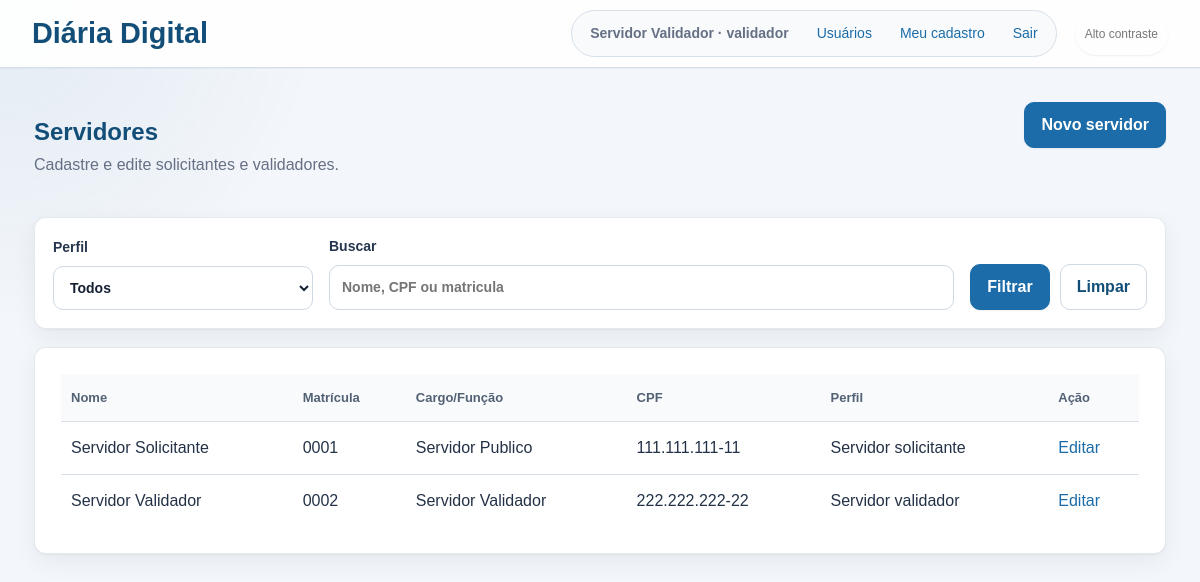
Page /usuarios (signed in) on the earlier database version.
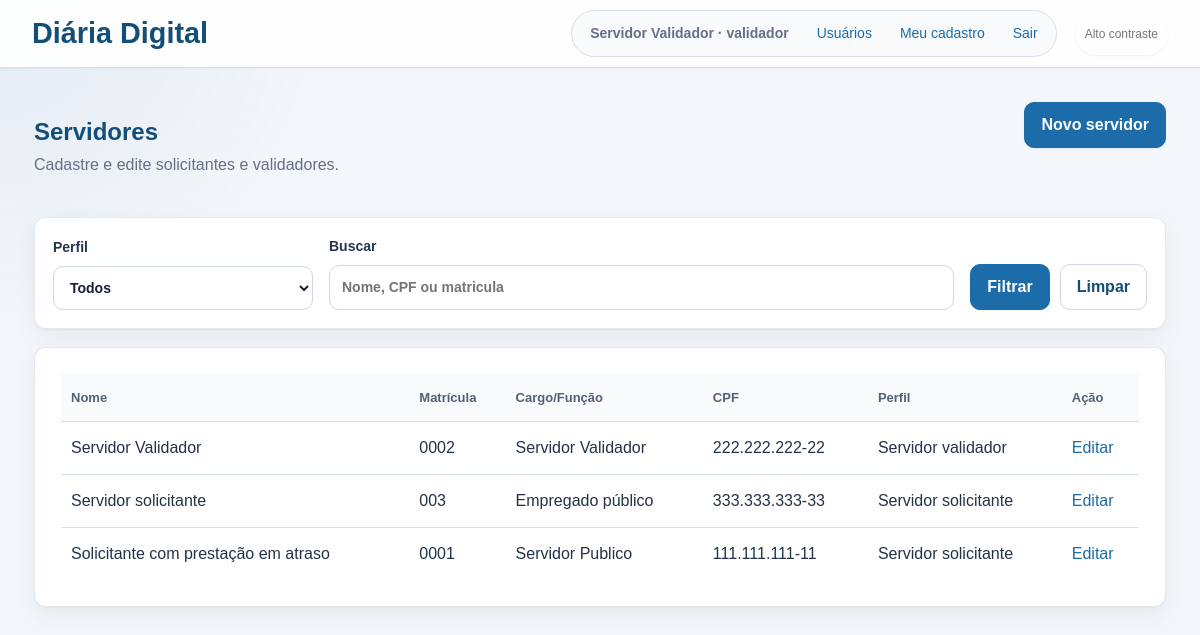
Same page on the later database version.
### tables this page shows
CREATE TABLE users (
                id INTEGER PRIMARY KEY AUTOINCREMENT,
                name TEXT NOT NULL,
                email TEXT NOT NULL UNIQUE,
                password_hash TEXT NOT NULL,
                role TEXT NOT NULL CHECK(role IN ('solicitante', 'validador'))
            , daily_group TEXT, registration TEXT, public_position TEXT, cpf TEXT);

### app.py (the view)
@app.route("/usuarios")
@role_required("validador")
def users_list():
    search = request.args.get("q", "").strip()
    role_filter = request.args.get("role", "")
    filters = []
    params = []
    if role_filter:
        filters.append("role = ?")
        params.append(role_filter)
    if search:
        normalized_search = normalize_cpf(search)
        filters.append("(name LIKE ? OR registration LIKE ? OR cpf LIKE ?)")
        params.extend([f"%{search}%", f"%{search}%", f"%{normalized_search or search}%"])
    where_clause = f"WHERE {' AND '.join(filters)}" if filters else ""
    with get_db() as db:
        users = db.execute(
            f"SELECT * FROM users {where_clause} ORDER BY name",
            params,
        ).fetchall()
    return render_template(
        "users_list.html",
        users=users,
        search=search,
        selected_role=role_filter,
    )

### app.py (called while the page is built)
def normalize_cpf(cpf):
    return "".join(ch for ch in (cpf or "") if ch.isdigit())

def format_cpf(cpf):
    digits = normalize_cpf(cpf)
    if len(digits) != 11:
        return cpf or ""
    return f"{digits[:3]}.{digits[3:6]}.{digits[6:9]}-{digits[9:]}"

def get_db():
    conn = sqlite3.connect(DATABASE)
    conn.row_factory = sqlite3.Row
    return conn

def current_user():
    if "user_id" not in session:
        return None
    with get_db() as db:
        return db.execute("SELECT * FROM users WHERE id = ?", (session["user_id"],)).fetchone()

@app.template_filter("cpf_br")
def cpf_br_filter(value):
    return format_cpf(value)

@app.context_processor
def inject_user():
    return {
        "current_user": current_user(),
        "daily_groups": DAILY_GROUPS,
        "daily_ranges": DAILY_RANGES,
        "status_labels": STATUS_LABELS,
        "role_labels": ROLE_LABELS,
    }

### templates/users_list.html (shortened to what this page needs)
{% extends "base.html" %}
{% block content %}
<div class="page-heading">
    <div>
        <h1>Servidores</h1>
        <p class="muted">Cadastre e edite solicitantes e validadores.</p>
    </div>
    <a class="button" href="{{ url_for('new_user') }}">Novo servidor</a>
</div>
<form method="get" class="filter-bar">
    <label>
        Perfil
        <select name="role">
            <option value="">Todos</option>
        </select>
    </label>
    <label>
        Buscar
        <input type="search" name="q" value="{{ search }}" placeholder="Nome, CPF ou matricula">
    </label>
    <div class="filter-actions">
        <button type="submit">Filtrar</button>
        <a class="button secondary" href="{{ url_for('users_list') }}">Limpar</a>
    </div>
</form>
<section class="table-card">
    <table>
        <thead>
            <tr>
                <th>Nome</th>
                <th>Matrícula</th>
                <th>Cargo/Função</th>
                <th>CPF</th>
                <th>Perfil</th>
                <th>Ação</th>
            </tr>
        </thead>
        <tbody>
            {% for item in users %}
                <tr>
                    <td>{{ item["name"] }}</td>
                    <td>{{ item["registration"] or "-" }}</td>
                    <td>{{ item["public_position"] or "-" }}</td>
                    <td>{{ item["cpf"]|cpf_br if item["cpf"] else "-" }}</td>
                    <td>{{ role_labels.get(item["role"], item["role"]) }}</td>
                    <td><a href="{{ url_for('edit_user', user_id=item['id']) }}">Editar</a></td>
                </tr>
            {% else %}
                <tr>
                    <td colspan="6" class="empty">Nenhum servidor encontrado.</td>
                </tr>
            {% endfor %}
        </tbody>
    </table>
</section>
{% endblock %}

### templates/base.html (shortened to what this page needs)
<!doctype html>
<html lang="pt-BR">
<head>
    <link rel="stylesheet" href="{{ url_for('static', filename='estilos.css') }}">
</head>
<body>
    <header class="topbar">
        <a class="brand" href="{{ url_for('index') }}">Diária Digital</a>
        <div class="topbar-actions">
            {% if current_user %}
                <nav aria-label="Navegação principal">
                    <span>{{ current_user["name"] }} · {{ current_user["role"] }}</span>
                    {% if current_user["role"] == "validador" %}
                        <a href="{{ url_for('users_list') }}">Usuários</a>
                        <a href="{{ url_for('profile') }}">Meu cadastro</a>
                    {% endif %}
                    <a href="{{ url_for('logout') }}">Sair</a>
                </nav>
            {% endif %}
            <button type="button" class="contrast-toggle" data-contrast-toggle aria-pressed="false">
            </button>
        </div>
    </header>
    <main id="conteudo-principal" class="container" tabindex="-1">
        {% block content %}{% endblock %}
    </main>
</body>
</html>

Differences in the rows shown:
changed users "Servidor Validador": moves up the list
added users: name "Servidor solicitante", registration "003", public_position "Empregado público", cpf|cpf_br "333.333.333-33", get "Servidor solicitante"
changed users "Servidor Publico": name "Servidor Solicitante" → "Solicitante com prestação em atraso"
